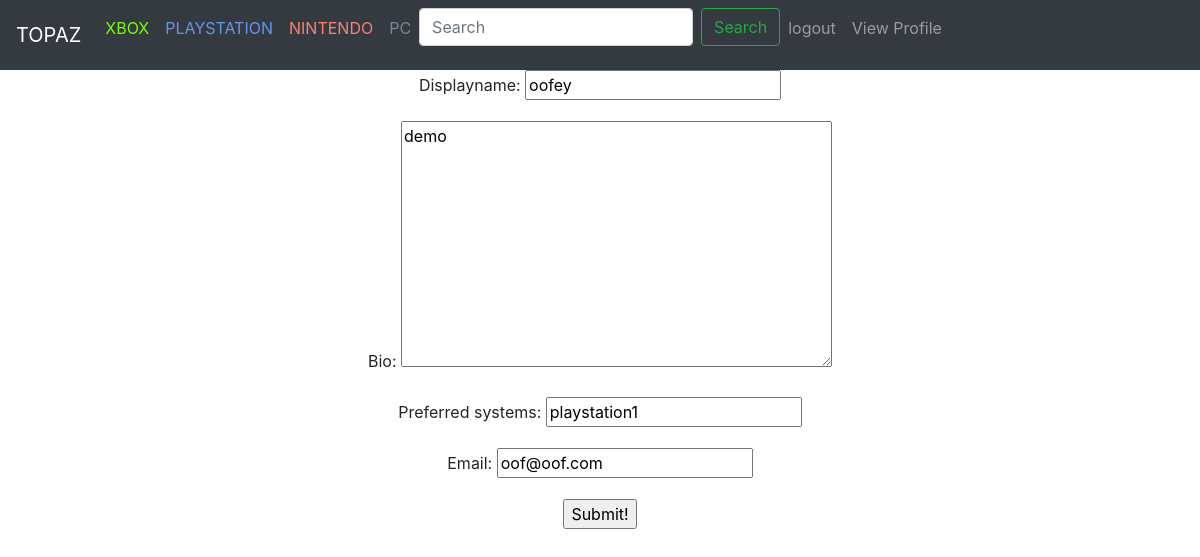
The page /user_profile_view/1/edit/ (signed in) on the database its author committed.
### user_faq/models.py (models this page shows, shortened)
class GamefaqUser(AbstractUser):
    displayname = models.CharField(max_length=80)
    bio = models.TextField(blank=True, null=True)
    preferred_systems = models.CharField(max_length=150, blank=True, null=True)

### user_faq/views.py (the view, shortened to what this page needs)
# urls.py: path('user_profile_view/<int:user_id>/edit/',userviews.edit_user_profile_view.as_view()),
class edit_user_profile_view(TemplateView):
    def get(self, request, user_id):
        faq_user = GamefaqUser.objects.get(id=user_id)
        data = {
            "displayname": faq_user.displayname,
            "bio": faq_user.bio,
            "preferred_systems": faq_user.preferred_systems,
            "email": faq_user.email
        }
        form = GamefaqUserForm(initial=data)
        return render(request, "basic.html", {"form": form})

### user_faq/forms.py
class GamefaqUserForm(forms.Form):
    displayname = forms.CharField(max_length=80, required=False)
    bio = forms.CharField(widget=forms.Textarea, required=False)
    preferred_systems = forms.CharField(max_length=150, required=False)
    email = forms.EmailField(max_length=250, required=False)

### templates/basic.html (shortened to what this page needs)
{% include "bootstrap.html" %} {% include "navbar.html"%}
<form id='form' action="" method="post">
    {{ form.as_p }}
    <input type="submit" value="Submit!">
</form>

### templates/basic.html (style rules this page uses)
#form { text-align: center; }

### rows shown on the page
GamefaqUser: displayname "oofey", bio "demo", preferred_systems "playstation1", email "oof@oof.com"
